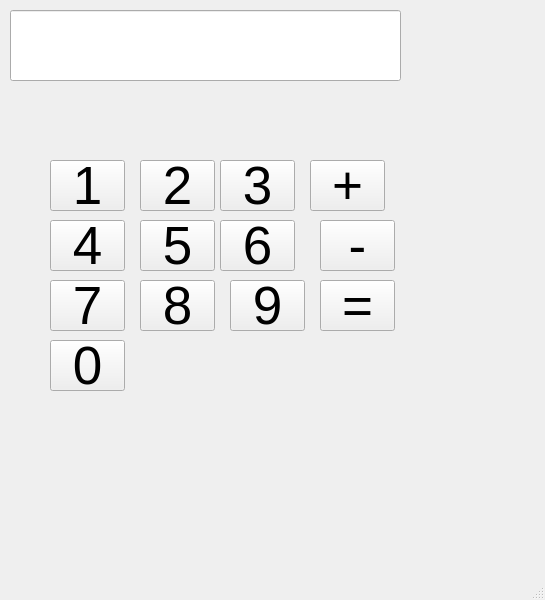
<?xml version="1.0" encoding="UTF-8"?>
<ui version="4.0">
 <class>MainWindow</class>
 <widget class="QMainWindow" name="MainWindow">
  <property name="geometry">
   <rect>
    <x>0</x>
    <y>0</y>
    <width>545</width>
    <height>600</height>
   </rect>
  </property>
  <property name="windowTitle">
   <string>MainWindow</string>
  </property>
  <widget class="QWidget" name="centralwidget">
   <widget class="QLineEdit" name="txtbox">
    <property name="geometry">
     <rect>
      <x>10</x>
      <y>10</y>
      <width>391</width>
      <height>71</height>
     </rect>
    </property>
    <property name="font">
     <font>
      <pointsize>40</pointsize>
     </font>
    </property>
   </widget>
   <widget class="QPushButton" name="btn_sum">
    <property name="geometry">
     <rect>
      <x>310</x>
      <y>160</y>
      <width>75</width>
      <height>51</height>
     </rect>
    </property>
    <property name="font">
     <font>
      <pointsize>40</pointsize>
     </font>
    </property>
    <property name="text">
     <string>+</string>
    </property>
   </widget>
   <widget class="QPushButton" name="btn_sub">
    <property name="geometry">
     <rect>
      <x>320</x>
      <y>220</y>
      <width>75</width>
      <height>51</height>
     </rect>
    </property>
    <property name="font">
     <font>
      <pointsize>40</pointsize>
     </font>
    </property>
    <property name="text">
     <string>-</string>
    </property>
   </widget>
   <widget class="QPushButton" name="btn_equal">
    <property name="geometry">
     <rect>
      <x>320</x>
      <y>280</y>
      <width>75</width>
      <height>51</height>
     </rect>
    </property>
    <property name="font">
     <font>
      <pointsize>40</pointsize>
     </font>
    </property>
    <property name="text">
     <string>=</string>
    </property>
   </widget>
   <widget class="QPushButton" name="btn_num_1">
    <property name="geometry">
     <rect>
      <x>50</x>
      <y>160</y>
      <width>75</width>
      <height>51</height>
     </rect>
    </property>
    <property name="font">
     <font>
      <pointsize>40</pointsize>
     </font>
    </property>
    <property name="text">
     <string>1</string>
    </property>
   </widget>
   <widget class="QPushButton" name="btn_num_2">
    <property name="geometry">
     <rect>
      <x>140</x>
      <y>160</y>
      <width>75</width>
      <height>51</height>
     </rect>
    </property>
    <property name="font">
     <font>
      <pointsize>40</pointsize>
     </font>
    </property>
    <property name="text">
     <string>2</string>
    </property>
   </widget>
   <widget class="QPushButton" name="btn_num_3">
    <property name="geometry">
     <rect>
      <x>220</x>
      <y>160</y>
      <width>75</width>
      <height>51</height>
     </rect>
    </property>
    <property name="font">
     <font>
      <pointsize>40</pointsize>
     </font>
    </property>
    <property name="text">
     <string>3</string>
    </property>
   </widget>
   <widget class="QPushButton" name="btn_num_4">
    <property name="geometry">
     <rect>
      <x>50</x>
      <y>220</y>
      <width>75</width>
      <height>51</height>
     </rect>
    </property>
    <property name="font">
     <font>
      <pointsize>40</pointsize>
     </font>
    </property>
    <property name="text">
     <string>4</string>
    </property>
   </widget>
   <widget class="QPushButton" name="btn_num_5">
    <property name="geometry">
     <rect>
      <x>140</x>
      <y>220</y>
      <width>75</width>
      <height>51</height>
     </rect>
    </property>
    <property name="font">
     <font>
      <pointsize>40</pointsize>
     </font>
    </property>
    <property name="text">
     <string>5</string>
    </property>
   </widget>
   <widget class="QPushButton" name="btn_num_6">
    <property name="geometry">
     <rect>
      <x>220</x>
      <y>220</y>
      <width>75</width>
      <height>51</height>
     </rect>
    </property>
    <property name="font">
     <font>
      <pointsize>40</pointsize>
     </font>
    </property>
    <property name="text">
     <string>6</string>
    </property>
   </widget>
   <widget class="QPushButton" name="btn_num_7">
    <property name="geometry">
     <rect>
      <x>50</x>
      <y>280</y>
      <width>75</width>
      <height>51</height>
     </rect>
    </property>
    <property name="font">
     <font>
      <pointsize>40</pointsize>
     </font>
    </property>
    <property name="text">
     <string>7</string>
    </property>
   </widget>
   <widget class="QPushButton" name="btn_num_8">
    <property name="geometry">
     <rect>
      <x>140</x>
      <y>280</y>
      <width>75</width>
      <height>51</height>
     </rect>
    </property>
    <property name="font">
     <font>
      <pointsize>40</pointsize>
     </font>
    </property>
    <property name="text">
     <string>8</string>
    </property>
   </widget>
   <widget class="QPushButton" name="btn_num_9">
    <property name="geometry">
     <rect>
      <x>230</x>
      <y>280</y>
      <width>75</width>
      <height>51</height>
     </rect>
    </property>
    <property name="font">
     <font>
      <pointsize>40</pointsize>
     </font>
    </property>
    <property name="text">
     <string>9</string>
    </property>
   </widget>
   <widget class="QPushButton" name="btn_num_0">
    <property name="geometry">
     <rect>
      <x>50</x>
      <y>340</y>
      <width>75</width>
      <height>51</height>
     </rect>
    </property>
    <property name="font">
     <font>
      <pointsize>40</pointsize>
     </font>
    </property>
    <property name="text">
     <string>0</string>
    </property>
   </widget>
  </widget>
  <widget class="QMenuBar" name="menubar">
   <property name="geometry">
    <rect>
     <x>0</x>
     <y>0</y>
     <width>545</width>
     <height>22</height>
    </rect>
   </property>
  </widget>
  <widget class="QStatusBar" name="statusbar"/>
 </widget>
 <resources/>
 <connections/>
</ui>
